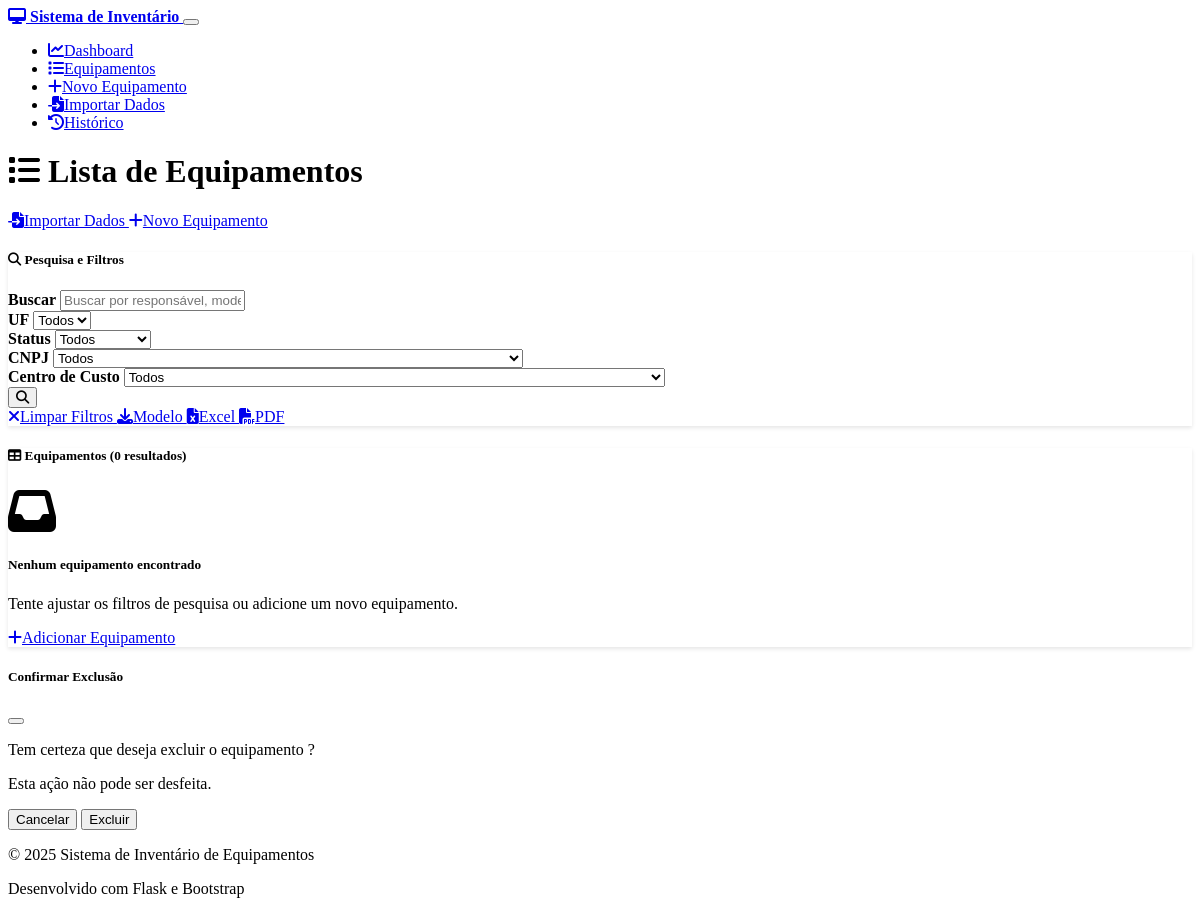
The page /equipment on the database as committed earlier.
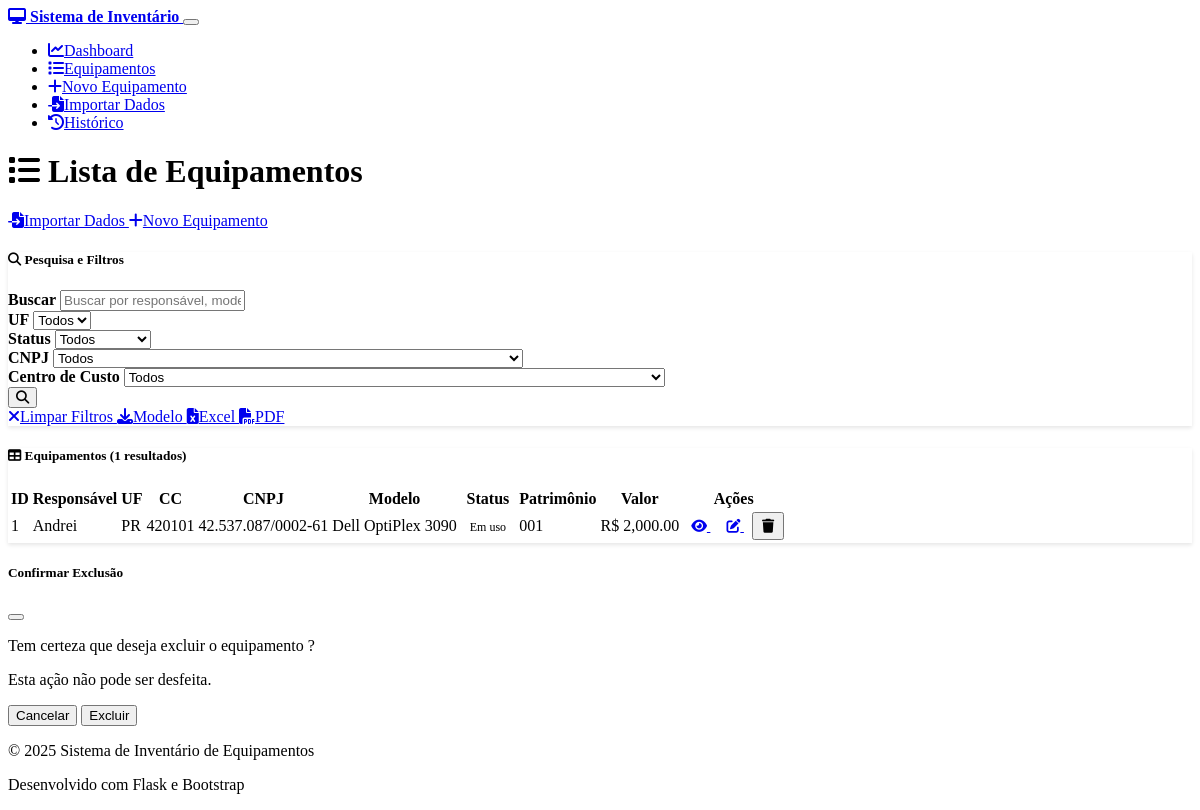
The same page on the database as committed later.
### models.py (models this page shows, shortened)
class Equipment(db.Model):
    __tablename__ = 'equipment'
    id = db.Column(db.Integer, primary_key=True)
    responsavel = db.Column(db.String(100), nullable=False)
    uf = db.Column(db.String(2), nullable=False)
    cc = db.Column(db.String(20), nullable=False)  # Centro de Custo
    cnpj = db.Column(db.Text, nullable=False)  # Mudando para Text para permitir múltiplos CNPJs
    fornecedor = db.Column(db.String(100), nullable=True)  # Novo campo fornecedor
    modelo = db.Column(db.String(100), nullable=False)
    status = db.Column(db.String(50), nullable=False, default='Em uso')
    patrimonio = db.Column(db.String(50), unique=True, nullable=False)
    valor = db.Column(db.Float, nullable=False, default=0.0)
    marca = db.Column(db.String(50), nullable=True)
    processador = db.Column(db.String(100), nullable=True)
    memoria_ram = db.Column(db.String(20), nullable=True)
    hd_ssd = db.Column(db.String(50), nullable=True)
    sistema_operacional = db.Column(db.String(50), nullable=True)
    antivirus = db.Column(db.Boolean, default=False)
    termo_assinado = db.Column(db.Boolean, default=False)
    milvus_funcionando = db.Column(db.Boolean, default=False)
    data_aquisicao = db.Column(db.Date, nullable=True)
    data_baixa = db.Column(db.Date, nullable=True)
    created_at = db.Column(db.DateTime, default=datetime.utcnow)
    updated_at = db.Column(db.DateTime, default=datetime.utcnow, onupdate=datetime.utcnow)
    endereco = db.Column(db.String(200), nullable=True)
    telefone = db.Column(db.String(20), nullable=True)
    email = db.Column(db.String(100), nullable=True)
    link_termos = db.Column(db.String(500), nullable=True)  # Link dos termos assinados
    historico_modificacoes = db.Column(db.Text, nullable=True)  # Histórico de modificações

### routes.py (the view)
@app.route('/equipment')
def equipment_list():
    search_form = SearchForm(request.args)
    page = request.args.get('page', 1, type=int)
    per_page = 20
    if search_form.validate():
        equipment = filter_equipment(search_form)
        total = len(equipment)
        start = (page - 1) * per_page
        end = start + per_page
        equipment = equipment[start:end]
        pagination = {
            'page': page,
            'per_page': per_page,
            'total': total,
            'pages': (total + per_page - 1) // per_page,
            'has_prev': page > 1,
            'has_next': page < ((total + per_page - 1) // per_page),
            'prev_num': page - 1 if page > 1 else None,
            'next_num': page + 1 if page < ((total + per_page - 1) // per_page) else None
        }
    else:
        equipment_query = Equipment.query.paginate(
            page=page, per_page=per_page, error_out=False
        )
        equipment = equipment_query.items
        pagination = {
            'page': equipment_query.page,
            'per_page': equipment_query.per_page,
            'total': equipment_query.total,
            'pages': equipment_query.pages,
            'has_prev': equipment_query.has_prev,
            'has_next': equipment_query.has_next,
            'prev_num': equipment_query.prev_num,
            'next_num': equipment_query.next_num
        }
    return render_template('equipment_list.html',
                         equipment=equipment,
                         search_form=search_form,
                         pagination=pagination)

### templates/equipment_list.html (shortened to what this page needs)
{% extends "base.html" %}
{% block content %}
<div class="row">
    <div class="col-12">
        <div class="d-flex justify-content-between align-items-center mb-4">
            <h1>
                <i class="fas fa-list me-2"></i>
                Lista de Equipamentos
            </h1>
            <div>
                <a href="{{ url_for('import_equipment') }}" class="btn btn-info me-2">
                    <i class="fas fa-file-import me-2"></i>Importar Dados
                </a>
                <a href="{{ url_for('equipment_new') }}" class="btn btn-primary">
                    <i class="fas fa-plus me-2"></i>Novo Equipamento
                </a>
            </div>
        </div>
    </div>
</div>
<div class="row mb-4">
    <div class="col-12">
        <div class="card">
            <div class="card-header">
                <h5 class="card-title mb-0">
                    <i class="fas fa-search me-2"></i>
                    Pesquisa e Filtros
                </h5>
            </div>
            <div class="card-body">
                <form method="GET" id="search-form">
                    <div class="row">
                        <div class="col-md-3 mb-3">
                            {{ search_form.search_term.label(class="form-label") }}
                            {{ search_form.search_term(class="form-control", placeholder="Buscar por responsável, modelo, patrimônio...") }}
                        </div>
                        <div class="col-md-2 mb-3">
                            {{ search_form.uf.label(class="form-label") }}
                            {{ search_form.uf(class="form-select") }}
                        </div>
                        <div class="col-md-2 mb-3">
                            {{ search_form.status.label(class="form-label") }}
                            {{ search_form.status(class="form-select") }}
                        </div>
                        <div class="col-md-2 mb-3">
                            {{ search_form.cnpj.label(class="form-label") }}
                            {{ search_form.cnpj(class="form-control", placeholder="CNPJ") }}
                        </div>
                        <div class="col-md-2 mb-3">
                            {{ search_form.cc.label(class="form-label") }}
                            {{ search_form.cc(class="form-control", placeholder="Centro de Custo") }}
                        </div>
                        <div class="col-md-1 mb-3 d-flex align-items-end">
                            <button type="submit" class="btn btn-primary w-100">
                                <i class="fas fa-search"></i>
                            </button>
                        </div>
                    </div>
                    <div class="row">
                        <div class="col-12">
                            <a href="{{ url_for('equipment_list') }}" class="btn btn-secondary me-2">
                                <i class="fas fa-times me-1"></i>Limpar Filtros
                            </a>
                            <a href="{{ url_for('download_template') }}" class="btn btn-warning me-2">
                                <i class="fas fa-download me-1"></i>Modelo
                            </a>
                            <a href="{{ url_for('export_excel', **request.args) }}" class="btn btn-success me-2">
                                <i class="fas fa-file-excel me-1"></i>Excel
                            </a>
                            <a href="{{ url_for('export_pdf', **request.args) }}" class="btn btn-danger">
                                <i class="fas fa-file-pdf me-1"></i>PDF
                            </a>
                        </div>
                    </div>
                </form>
            </div>
        </div>
    </div>
</div>
<div class="row">
    <div class="col-12">
        <div class="card">
            <div class="card-header">
                <h5 class="card-title mb-0">
                    <i class="fas fa-table me-2"></i>
                    Equipamentos ({{ pagination.total }} resultados)
                </h5>
            </div>
            <div class="card-body">
                {% if equipment %}
                    <div class="table-responsive">
                        <table class="table table-striped table-hover">
                            <thead>
                                <tr>
                                    <th>ID</th>
                                    <th>Responsável</th>
                                    <th>UF</th>
                                    <th>CC</th>
                                    <th>CNPJ</th>
                                    <th>Modelo</th>
                                    <th>Status</th>
                                    <th>Patrimônio</th>
                                    <th>Valor</th>
                                    <th>Ações</th>
                                </tr>
                            </thead>
                            <tbody>
                                {% for item in equipment %}
                                    <tr>
                                        <td>{{ item.id }}</td>
                                        <td>{{ item.responsavel }}</td>
                                        <td>{{ item.uf }}</td>
                                        <td>{{ item.cc }}</td>
                                        <td>{{ item.cnpj }}</td>
                                        <td>{{ item.modelo }}</td>
                                        <td>
                                            <span class="badge
                                                {% if item.status == 'Em uso' %}bg-success
                                                {% elif item.status == 'Disponível' %}bg-primary
                                                {% elif item.status == 'Manutenção' %}bg-warning
                                                {% elif item.status == 'Baixado' %}bg-danger
                                                {% else %}bg-secondary{% endif %}">
                                                {{ item.status }}
                                            </span>
                                        </td>
                                        <td>{{ item.patrimonio }}</td>
                                        <td>R$ {{ "{:,.2f}".format(item.valor) }}</td>
                                        <td>
                                            <div class="btn-group btn-group-sm" role="group">
                                                <a href="{{ url_for('equipment_detail', id=item.id) }}"
                                                   class="btn btn-outline-primary" title="Ver detalhes">
                                                    <i class="fas fa-eye"></i>
                                                </a>
                                                <a href="{{ url_for('equipment_edit', id=item.id) }}"
                                                   class="btn btn-outline-secondary" title="Editar">
                                                    <i class="fas fa-edit"></i>
                                                </a>
                                                <button type="button" class="btn btn-outline-danger"
                                                        onclick="confirmDelete({{ item.id }}, '{{ item.patrimonio }}')"
                                                        title="Excluir">
                                                    <i class="fas fa-trash"></i>
                                                </button>
                                            </div>
                                        </td>
                                    </tr>
                                {% endfor %}
                            </tbody>
                        </table>
                    </div>
                {% else %}
                    <div class="text-center py-5">
                        <i class="fas fa-inbox fa-3x text-muted mb-3"></i>
                        <h5 class="text-muted">Nenhum equipamento encontrado</h5>
                        <p class="text-muted">Tente ajustar os filtros de pesquisa ou adicione um novo equipamento.</p>
                        <a href="{{ url_for('equipment_new') }}" class="btn btn-primary">
                            <i class="fas fa-plus me-2"></i>Adicionar Equipamento
                        </a>
                    </div>
                {% endif %}
            </div>
        </div>
    </div>
</div>
<div class="modal fade" id="deleteModal" tabindex="-1">
    <div class="modal-dialog">
        <div class="modal-content">
            <div class="modal-header">
                <h5 class="modal-title">Confirmar Exclusão</h5>
                <button type="button" class="btn-close" data-bs-dismiss="modal"></button>
            </div>
            <div class="modal-body">
                <p>Tem certeza que deseja excluir o equipamento <strong id="deleteEquipmentName"></strong>?</p>
                <p class="text-danger">Esta ação não pode ser desfeita.</p>
            </div>
            <div class="modal-footer">
                <button type="button" class="btn btn-secondary" data-bs-dismiss="modal">Cancelar</button>
                <form id="deleteForm" method="POST" style="display: inline;">
                    <button type="submit" class="btn btn-danger">Excluir</button>
                </form>
            </div>
        </div>
    </div>
</div>
{% endblock %}

### templates/base.html (shortened to what this page needs)
<!DOCTYPE html>
<html lang="pt-BR" data-bs-theme="dark">
<head>
    <link href="https://cdn.replit.com/agent/bootstrap-agent-dark-theme.min.css" rel="stylesheet">
    <link rel="stylesheet" href="https://cdnjs.cloudflare.com/ajax/libs/font-awesome/6.4.0/css/all.min.css">
    <link rel="stylesheet" href="{{ url_for('static', filename='css/custom.css') }}">
</head>
<body>
    <nav class="navbar navbar-expand-lg navbar-dark bg-dark">
        <div class="container">
            <a class="navbar-brand" href="{{ url_for('dashboard') }}">
                <i class="fas fa-desktop me-2"></i>
                Sistema de Inventário
            </a>
            <button class="navbar-toggler" type="button" data-bs-toggle="collapse" data-bs-target="#navbarNav">
            </button>
            <div class="collapse navbar-collapse" id="navbarNav">
                <ul class="navbar-nav me-auto">
                    <li class="nav-item">
                        <a class="nav-link {% if request.endpoint == 'dashboard' %}active{% endif %}"
                           href="{{ url_for('dashboard') }}">
                            <i class="fas fa-chart-line me-1"></i>Dashboard
                        </a>
                    </li>
                    <li class="nav-item">
                        <a class="nav-link {% if request.endpoint == 'equipment_list' %}active{% endif %}"
                           href="{{ url_for('equipment_list') }}">
                            <i class="fas fa-list me-1"></i>Equipamentos
                        </a>
                    </li>
                    <li class="nav-item">
                        <a class="nav-link" href="{{ url_for('equipment_new') }}">
                            <i class="fas fa-plus me-1"></i>Novo Equipamento
                        </a>
                    </li>
                    <li class="nav-item">
                        <a class="nav-link" href="{{ url_for('import_equipment') }}">
                            <i class="fas fa-file-import me-1"></i>Importar Dados
                        </a>
                    </li>
                    <li class="nav-item">
                        <a class="nav-link {% if request.endpoint == 'history_log' %}active{% endif %}"
                           href="{{ url_for('history_log') }}">
                            <i class="fas fa-history me-1"></i>Histórico
                        </a>
                    </li>
                </ul>
            </div>
        </div>
    </nav>
    <main class="container my-4">
        {% block content %}{% endblock %}
    </main>
    <footer class="bg-dark text-light py-3 mt-5">
        <div class="container">
            <div class="row">
                <div class="col-md-6">
                    <p>&copy; 2025 Sistema de Inventário de Equipamentos</p>
                </div>
                <div class="col-md-6 text-end">
                    <p>Desenvolvido com Flask e Bootstrap</p>
                </div>
            </div>
        </div>
    </footer>
</body>
</html>

### static/css/custom.css (style rules this page uses)
.navbar-brand { font-weight: 600; }
.card { border: none; box-shadow: 0 2px 4px rgba(0, 0, 0, 0.1); transition: all 0.3s ease; }
.table { margin-bottom: 0; }
.table th { border-top: none; font-weight: 600; background-color: var(--bs-gray-100); color: var(--bs-gray-800); }
.badge { font-size: 0.75em; padding: 0.5em 0.75em; }
.form-label { font-weight: 600; margin-bottom: 0.5rem; }
.btn-group-sm .btn { padding: 0.25rem 0.5rem; font-size: 0.875rem; }
[data-bs-theme="dark"] .table th { background-color: var(--bs-gray-800); color: var(--bs-gray-100); }
[data-bs-theme="dark"] .card { background-color: var(--bs-gray-900); border: 1px solid var(--bs-gray-700); }
footer { margin-top: auto; background-color: var(--bs-dark) !important; }

Rows that differ between the two databases and show on the page:
added Equipment: id "1", responsavel "Andrei", uf "PR", cc "420101", cnpj "42.537.087/0002-61", modelo "Dell OptiPlex 3090", status "Em uso", patrimonio "001", valor "2,000.00"
Other text that changed with them:
{{ pagination.total }}: "0" → "1"
text no longer shown: "Nenhum equipamento encontrado Tente ajustar os filtros de pesquisa ou adicione um novo equipamento. Adicionar Equipamento"
text now shown: "ID Responsável UF CC CNPJ Modelo Status Patrimônio Valor Ações"
